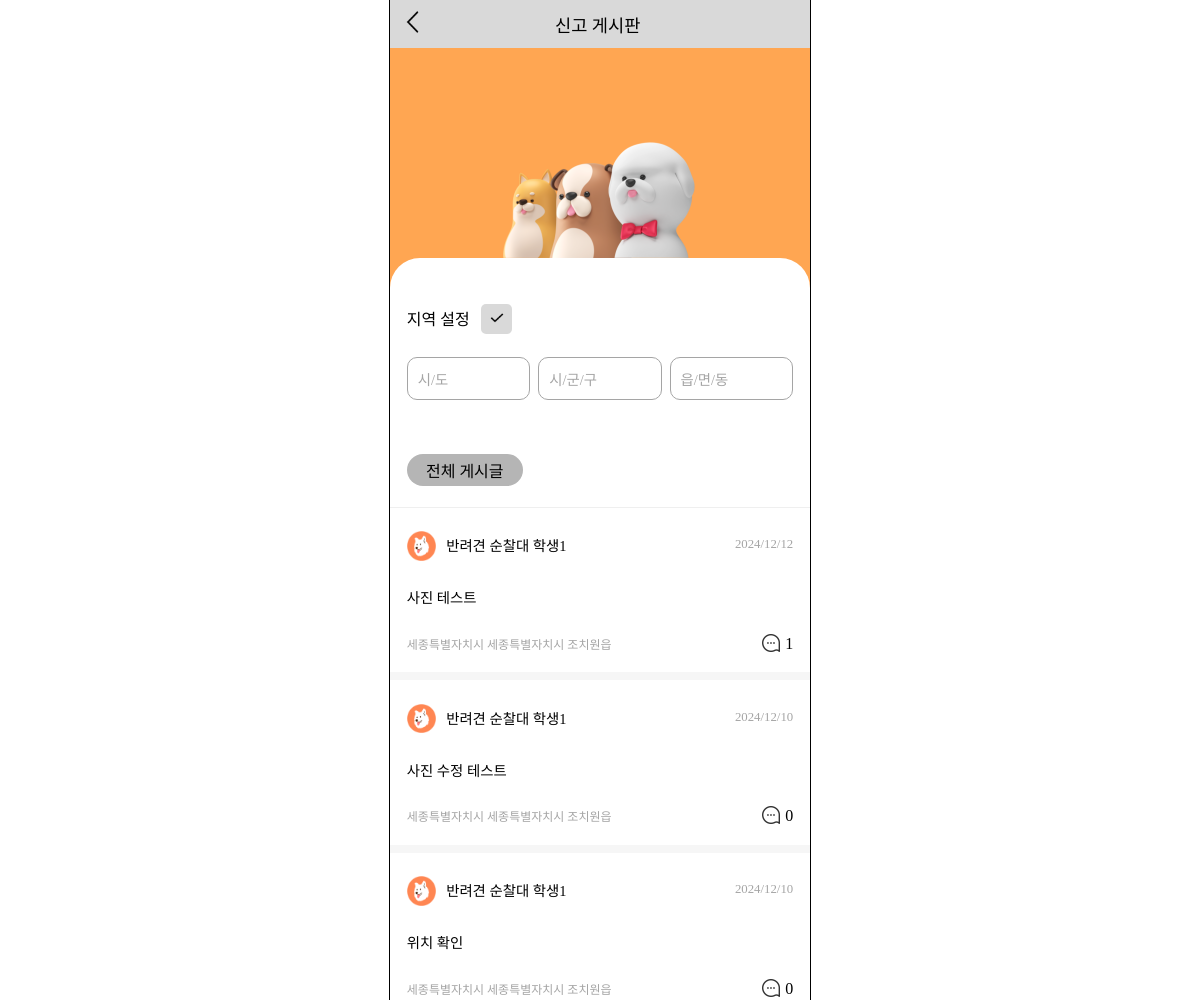
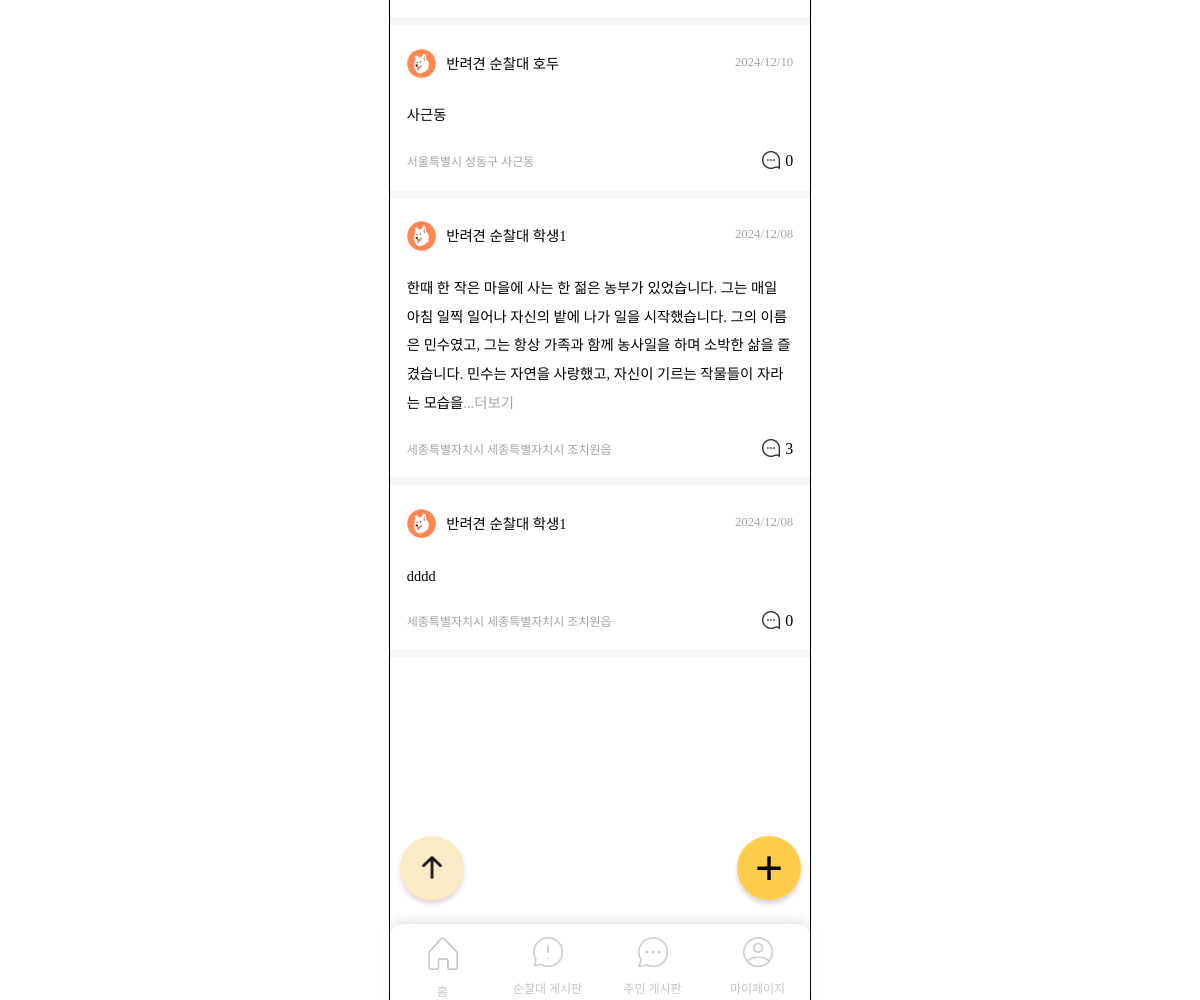
The page /boards/petrol-board/ (signed in) on the database its author committed (2 pictures, top to bottom).
### boards/models.py (models this page shows)
class Board(models.Model):
    user = models.ForeignKey(settings.AUTH_USER_MODEL, on_delete=models.CASCADE)
    region_sido = models.CharField(null=False, max_length=30, blank=False)
    region_sigungu = models.CharField(null=False, max_length=30, blank=False)
    region_dong = models.CharField(null=False, max_length=30, blank=False)
    created_at = models.DateTimeField(auto_now_add=True)
    image_path = models.ImageField(upload_to='boards/', null=True, blank=True)
    content = models.TextField(null=False, blank=False)
    board_type = models.ForeignKey(BoardType, on_delete=models.CASCADE, null=False, blank=False)

### accounts/models.py (models this page shows, shortened)
class Member(AbstractBaseUser):
    user_id = models.CharField(primary_key=True, max_length=15, null=False, blank=False, unique=True)
    email = models.EmailField(max_length=100, null=False, blank=False, unique=True)
    nickname = models.CharField(null=False, max_length=8, blank=False)
    region_sido = models.CharField(null=False, max_length=30, blank=False)
    region_sigungu = models.CharField(null=False, max_length=30, blank=False)
    region_dong = models.CharField(null=False, max_length=30, blank=False)
    member_type = models.ForeignKey(MemberType, on_delete=models.CASCADE, null=False, blank=False)
    is_active = models.BooleanField(default=True)
    is_admin = models.BooleanField(default=False)
    objects = UserManager()
    USERNAME_FIELD = 'user_id'
    REQUIRED_FIELDS = ['email', 'nickname', 'region_sido', 'region_sigungu', 'region_dong', 'member_type']
    def __str__(self):
        return self.user_id

class MemberType(models.Model):
    type_name = models.CharField(max_length=10)
    def __str__(self):
        return self.type_name

### boards/views.py (the view)
# urls.py: path('petrol-board/', views.petrol_board, name='petrol_board'),
def petrol_board(request):
    sido = ''
    sigungu = ''
    dong = ''
    if request.method == 'POST':
        sido = request.POST.get('sido')
        sigungu = request.POST.get('sigungu')
        dong = request.POST.get('dong')
        boards = Board.objects.all().order_by('-created_at')
        boards = [
            board for board in boards
            if board.region_sido.replace(" ", "") == sido.replace(" ", "") and
               board.region_sigungu.replace(" ", "") == sigungu.replace(" ", "") and
               board.region_dong.replace(" ", "") == dong.replace(" ", "")
        ]
    else:
        boards = Board.objects.filter(board_type=1).order_by('-created_at')
    user = Member.objects.get(user_id=request.user)
    comments = Comment.objects.all()
    for board in boards:
        board.comment_count = Comment.objects.filter(board=board).count()
    for board in boards:
        if len(board.content) > 150:
            board.short_content = board.content[:150]
        else:
            board.short_content = board.content
    context = {
        'boards': boards,
        'user': user,
        'comments': comments,
        'sido': sido,
        'sigungu': sigungu,
        'dong': dong,
    }
    return render(request, 'boards/petrol_board_main.html', context)

### templates/boards/petrol_board_main.html (shortened to what this page needs)
<!DOCTYPE html>
{% load static %}
<html lang="ko">
<head>
    <link rel="stylesheet" href="{% static 'css/petrol_board_main.css' %}">
    <link rel="stylesheet" href="{% static 'css/menubar.css' %}">
    <link rel="stylesheet" as="style" crossorigin href="https://cdn.jsdelivr.net/gh/ungveloper/web-fonts/SCoreDream/font-face.css" />
    <link rel="stylesheet" as="style" crossorigin href="https://cdn.jsdelivr.net/gh/ungveloper/web-fonts/SCoreDream/font-family.css" />
</head>
<body>
    <div class="container-content">
        <div class="contents">
            <div class="test">
                <div class="top-block">
                    <div>
                        <a href="{% url 'home' %}"><img src="{% static 'image/back.png' %}" alt=""></a>
                    </div>
                    <div class="title">신고 게시판</div>
                </div>
                <div class="img-block">
                    <img src="{% static 'image/three_dog.png' %}" alt="">
                </div>
                <div class="board-block">
                    <form class="region-block" action="{% url 'boards:petrol_board' %}" method="post">
                        <div class="block-title">
                            지역 설정
                            <button type="submit" class="check-btn"><img src="{% static 'image/check.png' %}" alt=""></button>
                        </div>
                        <div class="region">
                            <div class="custom-select" id="sido-select">
                                <div class="select-selected">{{ sido|default:'시/도' }}</div>
                            </div>
                            <div class="custom-select" id="sigugun-select">
                                <div class="select-selected">{{ sigungu|default:'시/군/구' }}</div>
                            </div>
                            <div class="custom-select" id="dong-select">
                                <div class="select-selected">{{ dong|default:'읍/면/동' }}</div>
                            </div>
                        </div>
                        <a href="{% url 'boards:petrol_board' %}" class="all-link">
                            <div class="all-board">전체 게시글</div>
                        </a>
                    </form>
                    {% for board in boards %}
                        <div class="post-block">
                            <a href="{% url 'boards:petrol_board_detail' board.id %}">
                                <div class="post-header">
                                    <div class="user-profile">
                                        <div class="user-img"><img src="{% static 'image/petrol_profile.png' %}" alt=""></div>
                                        <div class="user-name">{{ board.user.member_type }} <span class="text-strong">{{ board.user.nickname }}</span></div>
                                    </div>
                                    <div class="post-date">{{ board.created_at|date:"Y/m/d"  }}</div>
                                </div>
                                <div class="post-content">
                                    {{ board.short_content }}
                                </div>
                                <div class="post-footer">
                                    <div class="post-region">{{ board.region_sido }} {{ board.region_sigungu }} {{ board.region_dong }}</div>
                                    <div class="comment">
                                        <div class="comment-img">
                                            <img src="{% static 'image/speech-bubble.png' %}" alt="">
                                        </div>
                                        <div>
                                            {{ board.comment_count }}
                                        </div>
                                    </div>
                                </div>
                            </a>
                        </div>
                        <div class="gap-block"></div>
                    {% endfor %}
                </div>
                {% if user.member_type.id == 2 %}
                    <a href="{% url 'boards:petrol_board_write' %}">
                        <button type="button" class="write-btn">
                            &#43;
                        </button>
                    </a>
                {% endif %}
                <a href="#">
                    <button type="button" class="up-btn">
                        <img src="{% static 'image/up.png' %}" alt="">
                    </button>
                </a>
            </div>
            {% include 'menubar.html' %}
        </div>
    </div>
</body>
</html>

### static/css/petrol_board_main.css (style rules this page uses)
body { padding: 0; margin: 0; height: 100%; }
.container-content { font-family: 'SCoreDream'; font-weight: 400; outline: 1px solid black; width: 420px; height: 100%; margin: 0 auto; display: flex; flex-direction: column; padding-bottom: 600px; z-index: 0; position: relative; }
.contents { width: 100%; display: flex; flex-direction: column; background-color: #FFA652; height: calc(100vh + 600px); }
.top-block { height: 3rem; background-color: #D9D9D9; display: flex; flex-direction: row; justify-content: left; align-items: center; flex-shrink: 0; }
.top-block img { width: 1.7rem; margin-left: 1rem; }
.title { font-weight: 500; font-size: 1.1rem; margin-left: 29%; }
.test { height: 100%; }
.img-block { background-color: #FFA652; }
.img-block > img { width: 50%; display: block; margin: 0 auto; }
.board-block { height: 100%; background-color: white; border-radius: 30px 30px 0 0; padding-top: 7%; }
.region-block { border-bottom: 1px solid #EFEFEF; padding: 4% 4% 5% 4%; }
.block-title { margin-bottom: 6%; }
.region { display: flex; flex-direction: row; justify-content: space-between; }
.custom-select { position: relative; margin-bottom: 15px; width: 32%; }
.select-selected { padding: 10px; border: 1px solid #A5A5A5; cursor: pointer; border-radius: 10px; color: #a5a5a5; font-size: 0.9rem; }
.check-btn { width: 8%; margin-left: 2%; background-color: #D9D9D9; border: none; border-radius: 5px; padding: 1.5% 2%; cursor: pointer; }
.check-btn > img { width: 100%; }
.all-board { margin-top: 10%; background-color: #b5b5b5; text-align: center; align-content: center; width: 30%; height: 2rem; border-radius: 25px; }
.all-link { color: black; text-decoration: none; }
.post-block { padding: 4%; }
.post-block a { text-decoration: none; color: black; }
.post-header { display: flex; flex-direction: row; justify-content: space-between; align-items: center; margin-bottom: 5%; }
.user-profile { display: flex; flex-direction: row; align-items: center; }
.user-img { width: 9%; margin: 2% 3% 0 0; }
.user-profile img { width: 100%; }
.post-date { font-size: 0.8rem; color: #A5A5A5; }
.user-name { font-size: 0.9rem; }
.text-strong { font-weight: 500; }
.post-content { word-break: break-all; line-height: 1.8rem; margin-bottom: 5%; font-size: 0.9rem; }
.post-footer { display: flex; flex-direction: row; justify-content: space-between; align-items: center; }
.comment { display: flex; flex-direction: row; justify-content: right; align-items: center; }
.comment-img { width: 22%; margin-right: 7%; }
.comment-img img { width: 100%; margin-top: 10%; opacity: 0.8; }
.post-region { color: #A5A5A5; font-size: 0.75rem; }
.gap-block { background-color: #F6F6F6; height: 8px; }
.write-btn { background-color: #FFCD4A; width: 4rem; height: 4rem; border-radius: 50%; text-align: center; font-size: 3rem; line-height: 3.5rem; box-shadow: 0px 4px 4px 0px rgba(142, 78, 78, 0.25); position: fixed; bottom: 0; margin-bottom: 100px; margin-left: 347px; border: none; z-index: 1; cursor: pointer; }
.up-btn { opacity: 0.9; background-color: #f8e9bf; border: none; width: 4rem; height: 4rem; border-radius: 50%; text-align: center; line-height: 2rem; position: fixed; bottom: 0; margin-bottom: 100px; margin-left: 10px; box-shadow: 0px 4px 4px 0px rgba(142, 78, 78, 0.25); z-index: 1; cursor: pointer; }
.up-btn > img { margin-top: 20%; width: 30px; height: 29px; }

### rows shown on the page
Board: user.member_type "반려견 순찰대", user.nickname "학생1", created_at "2024/12/12", short_content "사진 테스트", region_sido "세종특별자치시", region_sigungu "세종특별자치시", region_dong "조치원읍", comment_count "1"
Board: user.member_type "반려견 순찰대", user.nickname "학생1", created_at "2024/12/10", short_content "사진 수정 테스트", region_sido "세종특별자치시", region_sigungu "세종특별자치시", region_dong "조치원읍", comment_count "0"
Board: user.member_type "반려견 순찰대", user.nickname "학생1", created_at "2024/12/10", short_content "위치 확인", region_sido "세종특별자치시", region_sigungu "세종특별자치시", region_dong "조치원읍", comment_count "0"
Board: user.member_type "반려견 순찰대", user.nickname "호두", created_at "2024/12/10", short_content "사근동", region_sido "서울특별시", region_sigungu "성동구", region_dong "사근동", comment_count "0"
Board: user.member_type "반려견 순찰대", user.nickname "학생1", created_at "2024/12/08", region_sido "세종특별자치시", region_sigungu "세종특별자치시", region_dong "조치원읍", comment_count "3"
Board: user.member_type "반려견 순찰대", user.nickname "학생1", created_at "2024/12/08", short_content "dddd", region_sido "세종특별자치시", region_sigungu "세종특별자치시", region_dong "조치원읍", comment_count "0"

### other values the page prints
{{ sido|default:'시/도' }} "시/도"
{{ sigungu|default:'시/군/구' }} "시/군/구"
{{ dong|default:'읍/면/동' }} "읍/면/동"
